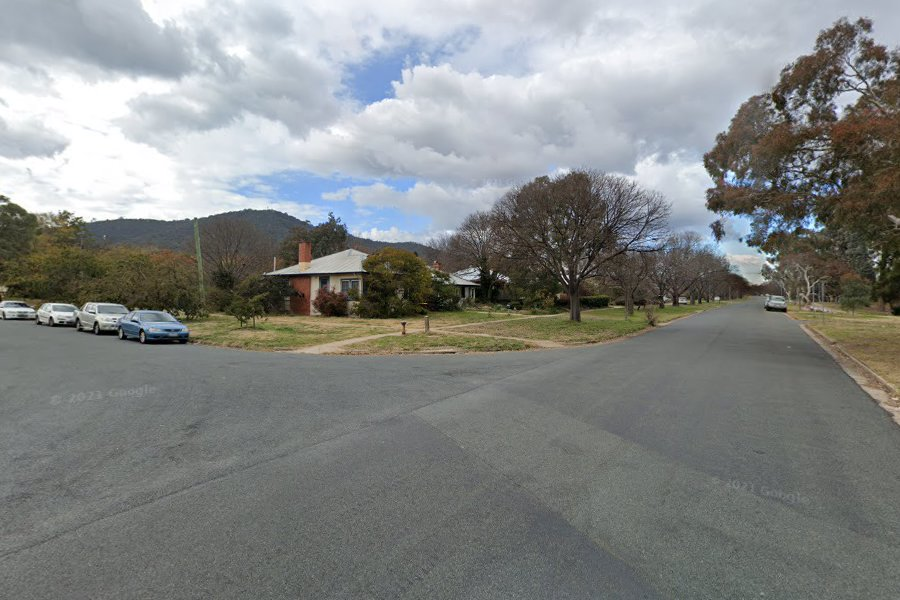
#> input picture BushBash2026/osint/The CSSA Hackerman III/corroboree_browser_thumb.jpg, 900 x 600 px, given in place of auth.png, which was not available
$ python preview.py 5 5
#> lines starting #> are read from the running program, lines starting #| are printed output that depends on the picture; after the words box and inside, x2 and y2 are one past the last pixel; in counts of white or black regions, pixels touching at a corner belong together; pictures that were not available may be replaced by others from this repository, and a replacement may not be noted
#!/usr/bin/env python3
"""High-res binary preview of auth.png: black-ish px -> #, else space."""
import sys
from PIL import Image
import numpy as np

PATH = r"D:\download\CTFTimeWriteup\L3akCTF2026\hardware\Software is a Scam\files\auth.png"
COLS = int(sys.argv[1]) if len(sys.argv) > 1 else 160
ROWS = int(sys.argv[2]) if len(sys.argv) > 2 else 120

im = Image.open(PATH).convert("L")
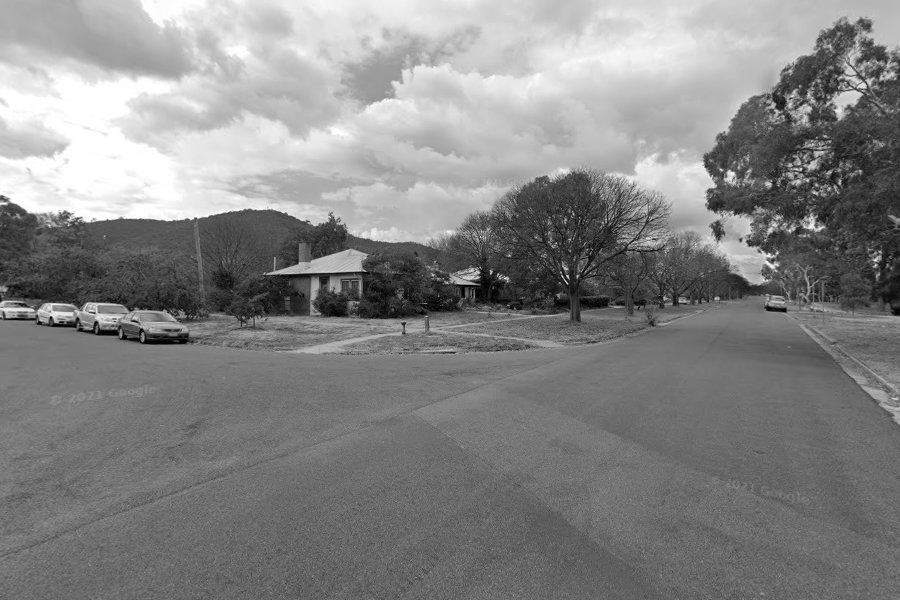
#> im: PIL image 900x600 L; min 0, max 255, mean 133.1
a = np.asarray(im, dtype=np.uint8)
h, w = a.shape
#> h = 600; w = 900
dark = a < 128
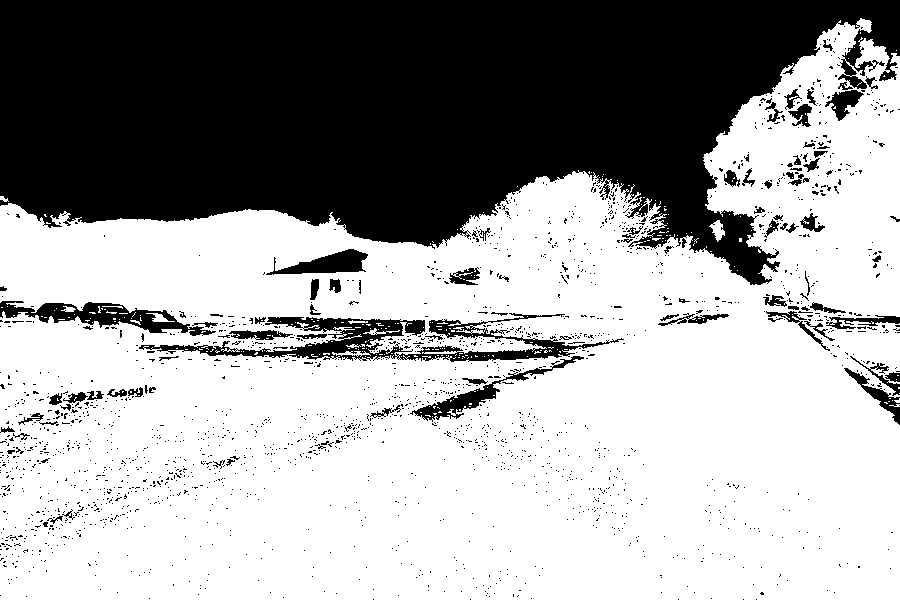
#> dark: shape (600, 900) bool; 63.8% white; 2067 black regions (1974 under 20 px), largest, box (x1, y1, x2, y2) and area: (0, 0, 900, 285) 170246, (139, 313, 624, 362) 6647, (0, 301, 216, 336) 2724

step_y = max(1, h // ROWS)
#> step_y = 120
step_x = max(1, w // COLS)
#> step_x = 180
for y in range(0, h, step_y):
    line = ""
    for x in range(0, w, step_x):
        block = dark[y:y+step_y, x:x+step_x]
        line += "#" if block.mean() > 0.15 else " "
    print(line)

$ run again, on BushBash2026/osint/The CSSA Hackerman III/hackerman3.jpg
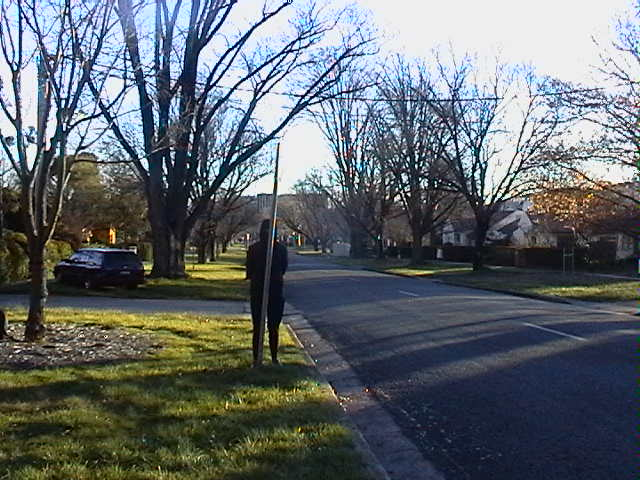
#> input picture BushBash2026/osint/The CSSA Hackerman III/hackerman3.jpg, 640 x 480 px, given in place of auth.png, which was not available
#> `im = Image.open(PATH).convert("L")`:
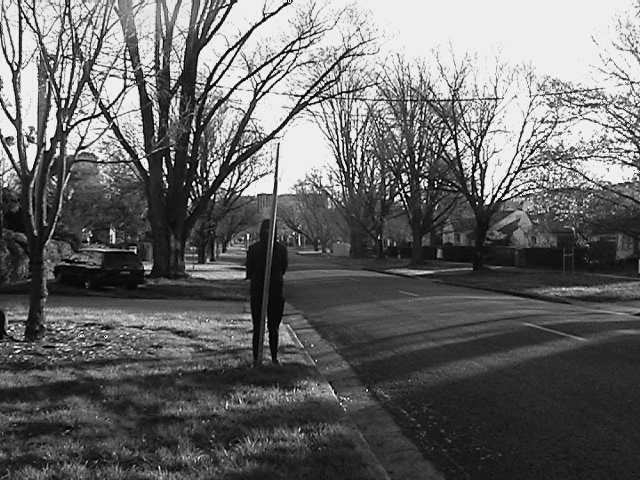
#> im: PIL image 640x480 L; min 0, max 255, mean 103.1
#> `dark = a < 128`:
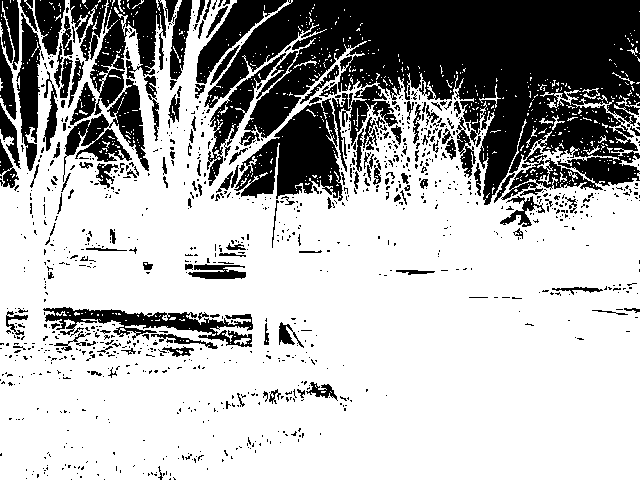
#> dark: shape (480, 640) bool; 69.5% white; 1077 black regions (922 under 20 px), largest, box (x1, y1, x2, y2) and area: (204, 0, 640, 205) 48576, (234, 98, 343, 201) 5984, (90, 0, 166, 108) 3995
